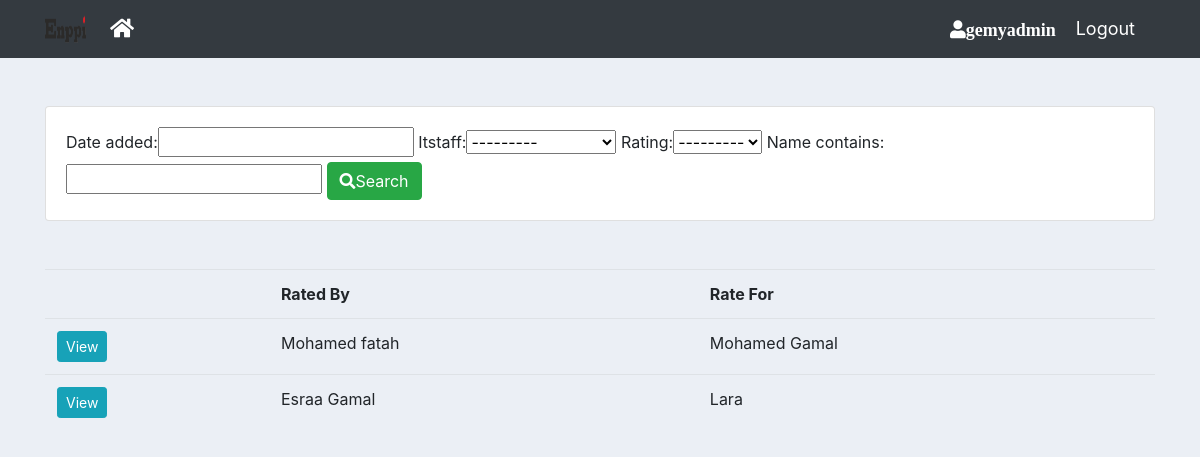
Before: /search/ (signed in) with the older database file.
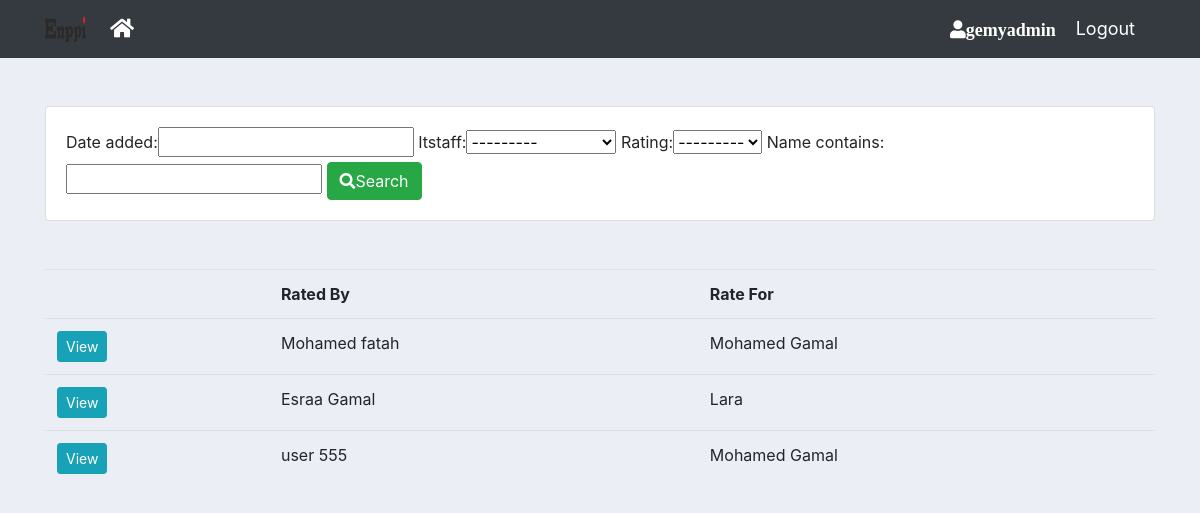
After: the same page with the newer database file.
### reports/models.py (models this page shows, shortened)
class Info(models.Model):
    name = models.CharField(max_length=255, blank=True)
    employee_number = models.CharField(max_length=255)
    class Meta:
        abstract = True

class Rating(Info):
    RATING_VALUE = [
        ('1', '1'),
        ('2', '2'),
        ('3', '3'),
        ('4', '4'),
        ('5', '5')
    ]
    itstaff = models.ForeignKey(ITStaff, on_delete=models.CASCADE)
    date_added = models.DateField(auto_now=True, null=True)
    rating = models.CharField(max_length=50, choices=RATING_VALUE)
    comment = models.TextField(blank=True, null=True)

class ITStaff(Info):
    phone = models.CharField(max_length=255, blank=True, null=True)
    def __str__(self):
        return self.name

### reports/views.py (the view)
# urls.py: path('search/', views.search, name='search'),
@login_required(login_url='login')
def search(request):
    rates = Rating.objects.all()
    rate_filter = RatingFilter(request.GET, queryset=rates)
    rates = rate_filter.qs
    context = {"rates": rates, "myfilter": rate_filter}
    return render(request, 'reports/search.html', context)

### reports/templates/reports/search.html (shortened to what this page needs)
{% extends 'base.html' %}
{% block content %}
    <div class="row">
	<div class="col-12 mt-5">
		<div class="card card-body">
			<form method="get">
              {{ myfilter.form }}
		    <button class="btn btn-success" type="submit"><span class="fa fa-search"></span>Search</button>
		  </form>
		</div>
	</div>
 <div class="col-12 mt-5">
	<table class="table table-responsive-xl">
				<tr>
					<th></th>
					<th>Rated By</th>
					<th>Rate For</th>
				</tr>
				{% for rate in rates %}
					<tr>
						<td><a class="btn btn-sm btn-info" href="{% url 'rate_detail' rate.pk %}">View</a></td>
						<td>{{rate.name}}</td>
						<td>{{rate.itstaff.name}}</td>
					</tr>
				{% endfor %}
			</table>
 </div>
</div>
{% endblock content %}

Changed rows visible on the page:
added Rating: name "user 555", itstaff.name "Mohamed Gamal"
